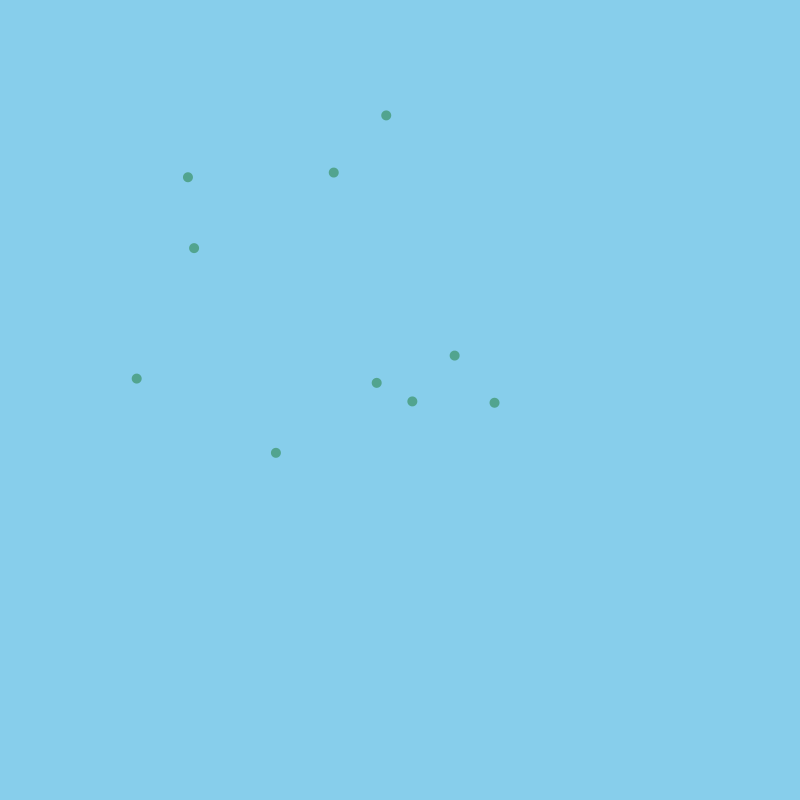
Frame 1 (no input)
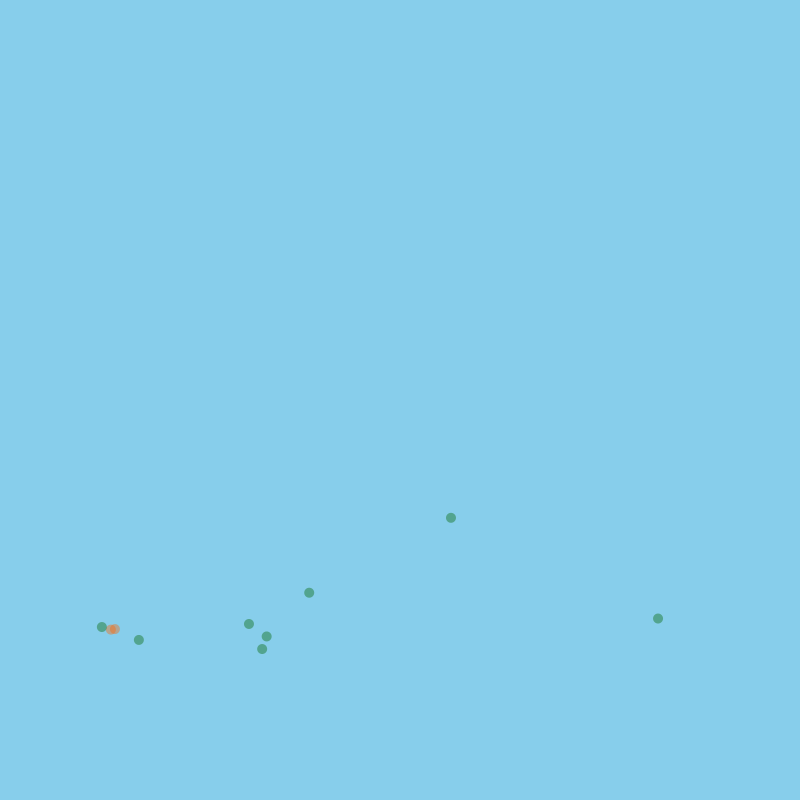
Frame 60 (the mouse pressed at the canvas centre just before this capture)
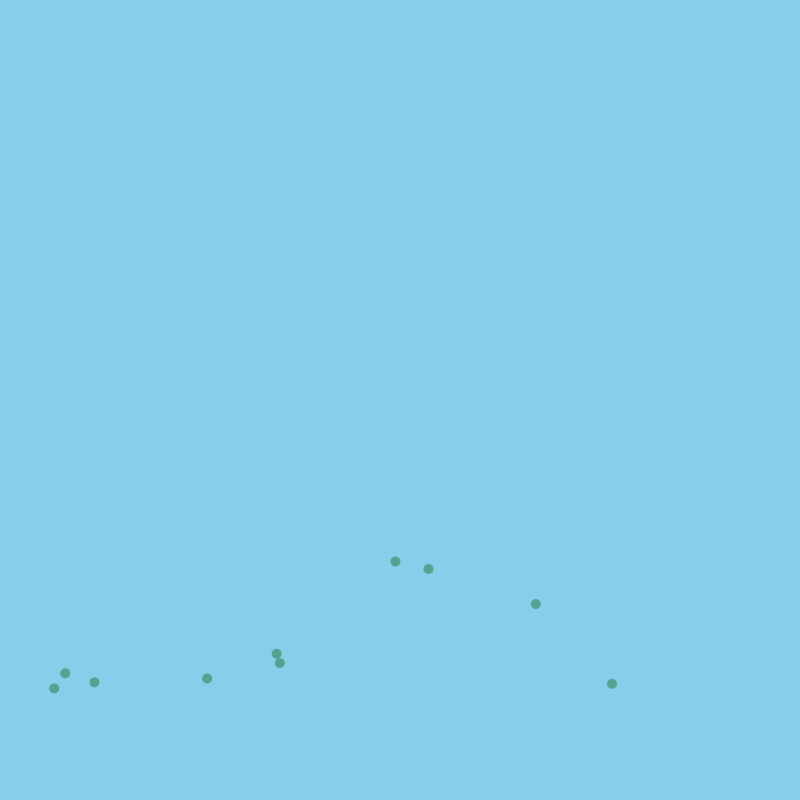
Frame 120 (the mouse held since frame 60 and released just before this capture)

The Processing sketch that drew these frames (run headless with seeded random() and noise(); from frame 60 on, the mouse is pressed at the canvas centre):

// Processing sketch: hopperbold_v2
// ── hopperbold_v2.pde
//avriables
float mass;
int dirt = 30;
int quantityBall = 10;

Mover[] move = new Mover[quantityBall];
Ground[] ground = new Ground[dirt];


void setup() {
  size(800, 800);
  frameRate(60);

  // Calculate ground peak heights
  float[] groundpeak = new float[dirt+1];
  //This make the ground peak heights between to random nubmber
  for (int i=0; i<groundpeak.length; i++) {
    groundpeak[i] = random(height-130, height-80);
  }

  /* Now we need to make a float value required for dirt width 
   calculations so the ground spans the entire 
   display window, regardless of dirt number.*/
  float d = dirt;
  for (int i=0; i<dirt; i++) {
    ground[i]  = new Ground(width/d*i, groundpeak[i], width/d*(i+1), groundpeak[i+1], dirt);
  }



  //Objects can be added to ArrayList with add()
  for (int i = 0; i < quantityBall; i++) { 
    move[i] = new Mover(random(3, 5), random(100, width-100), random(100, height-300));
  }
}



void draw() {
  noStroke();
  background(#87ceeb);

  PVector wind = new PVector(0.7, 0);
  PVector gravity = new PVector(0, 0.1);

  for (Mover b1 : move) {
    for (Mover b2 : move) {
      if (b1.hit(b2)) {
      }
    }
  }

  for (Mover b : move) {
    if (key == 'v') {
      b.applyForce(wind);

      if (b.finished()) {
        println("død");
      }
    }
    b.applyForce(gravity);
    b.update();
    b.checkEdges();
     
     for (int i=0; i<dirt; i++) {
    b.checkGroundCollision(ground[i]);
  }
  }

  for (int i = 0; i < quantityBall; i++) {
    move[i].display();
  } 

  for (Ground g : ground) {
    //g.hills();
  }
}


void keyPressed() { 
  if (key == 'r') {
    frameCount = -1;
  }
}

// ── Ground.pde
class Ground {
  float x1, y1, x2, y2;  
  float x, y, len, rot;
  int dirt;

  // Constructor
  Ground(float x1, float y1, float x2, float y2, int d) {
    this.x1 = x1;
    this.y1 = y1;
    this.x2 = x2;
    this.y2 = y2;
    x = (x1+x2)/2;
    y = (y1+y2)/2;
    len = dist(x1, y1, x2, y2);
    rot = atan2((y2-y1), (x2-x1));
    dirt = d;
  }
  
  void hills(){
  
  fill(#9b7653);
  beginShape();
  
  
  for (int i=0; i<dirt; i++) {
    vertex(ground[i].x1, ground[i].y1);
    vertex(ground[i].x2, ground[i].y2);
  }
  vertex(ground[dirt-1].x2, height);
  vertex(ground[0].x1, height);
  endShape(CLOSE);
  }
  
}

// ── Mover.pde
class Mover {
  PVector location;
  PVector velocity;
  PVector acceleration;
  float mass;
  float d = 10;
  float life, colorchange;
  float damping = 0.8;


  Mover(float m, float x, float y) {
    mass = m;
    location = new PVector(x, y);
    velocity = new PVector(0, 0);
    acceleration = new PVector(0, 0);
    life = 100;
  }

  void applyForce(PVector force) {
    PVector f = PVector.div(force, mass);
    acceleration.add(f);
  }

  void update() {
    velocity.add(acceleration);
    location.add(velocity);
    acceleration.mult(0.98);
  }

  void checkEdges() {
    if (location.x + d/2 > width) { 
      location.x = width - d/2;
      velocity.x *= -1;
    } else if (location.x - d/2 < 0) {
      location.x = d/2;
      velocity.x *= -1;
    }

    if (location.y + d/2 > height) {
      location.y = height ;
      velocity.y *= -1;
    } else if (location.y - d/2 < 0) {
      location.y = d/2;
      velocity.y *= -1;
    }
  }

  boolean hit(Mover c) {
    float distance = dist(c.location.x, c.location.y, location.x, location.y);
    float minidistance = c.d + d;

    boolean thesame = (this == c);

    colorchange = 0;

    if (minidistance > distance && !thesame) {
      println("yeah");
      colorchange = 255;
      return(true);
    } 
    return(false);
  }


  boolean finished() {
    // Balls fade out
    life--;
    if (life < 0) {
      return true;
    } else {
      return false;
    }
  }


  void display() {
    // Display the circle
    fill(colorchange, 100, 0, life);
    noStroke();
    ellipse(location.x, location.y, d, d);
  }

  void checkGroundCollision(Ground groundSegment) {

    // Get difference between orb and ground
    float deltaX = location.x - groundSegment.x;
    float deltaY = location.y - groundSegment.y;

    // Precalculate trig values
    float cosine = cos(groundSegment.rot);
    float sine = sin(groundSegment.rot);

    /* Rotate ground and velocity to allow 
     orthogonal collision calculations */
    float groundXTemp = cosine * deltaX + sine * deltaY;
    float groundYTemp = cosine * deltaY - sine * deltaX;
    float velocityXTemp = cosine * velocity.x + sine * velocity.y;
    float velocityYTemp = cosine * velocity.y - sine * velocity.x;

    /* Ground collision - check for surface 
     collision and also that orb is within 
     left/rights bounds of ground segment */
    if (groundYTemp > -d &&
      location.x > groundSegment.x1 &&
      location.x < groundSegment.x2 ) {
      // keep orb from going into ground
      groundYTemp = -d;
      // bounce and slow down orb
      velocityYTemp *= -1.0;
      velocityYTemp *= damping;
    }

    // Reset ground, velocity and orb
    deltaX = cosine * groundXTemp - sine * groundYTemp;
    deltaY = cosine * groundYTemp + sine * groundXTemp;
    velocity.x = cosine * velocityXTemp - sine * velocityYTemp;
    velocity.y = cosine * velocityYTemp + sine * velocityXTemp;
    location.x = groundSegment.x + deltaX;
    location.y = groundSegment.y + deltaY;
  }
}
